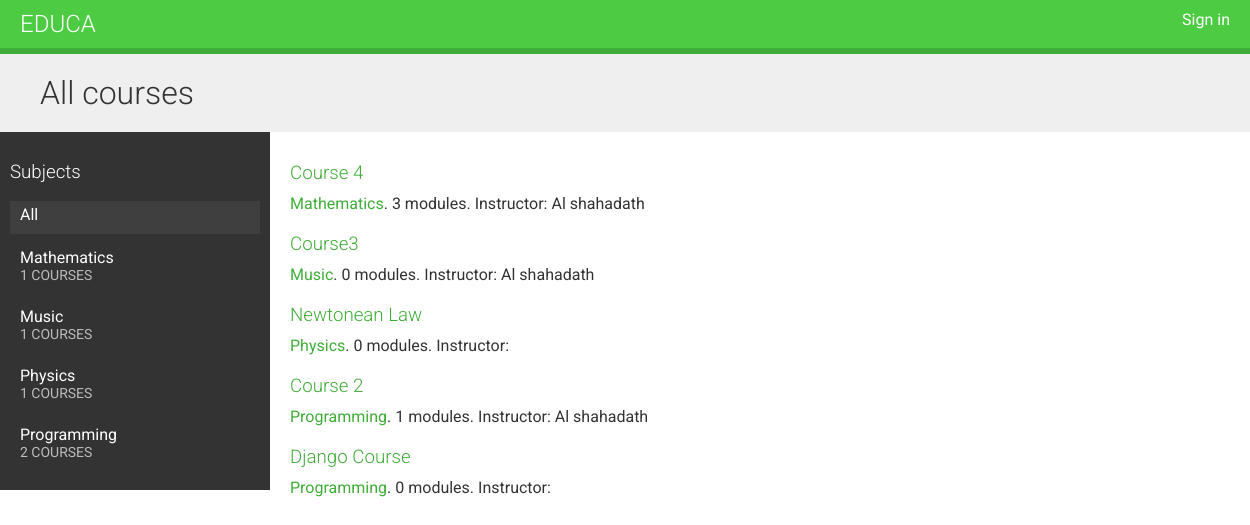
Screenshot of /course/ with the database file from the repository.
### courses/models.py (models this page shows, shortened)
class Subject(models.Model):
	title = models.CharField(max_length=200)
	slug = models.SlugField(max_length=200, unique=True)
	class Meta:
		ordering = ['title']
	def __str__(self):
		return self.title

class Course(models.Model):
	students = models.ManyToManyField(User,
									related_name='courses_joined',
									blank=True)
	owner = models.ForeignKey(User,
							related_name='courses_created',
							on_delete=models.CASCADE)
	subject = models.ForeignKey(Subject,
								related_name='courses',
								on_delete=models.CASCADE)
	title = models.CharField(max_length=200)
	slug = models.SlugField(max_length=200, unique=True)
	overview = models.TextField()
	created = models.DateTimeField(auto_now_add=True)
	class Meta:
		ordering = ['-created']

### courses/views.py (the view)
# urls.py: path('', CourseListView.as_view(), name='course_list'),
class CourseListView(TemplateResponseMixin, View):
	model = Course
	template_name = 'courses/course/list.html'
	def get(self, request, subject=None):
		subjects = Subject.objects.annotate(total_courses=Count('courses'))
		courses = Course.objects.annotate(total_modules=Count('modules'))
		if subject:
			subject = get_object_or_404(Subject, slug=subject)
			courses = courses.filter(subject=subject)
		return self.render_to_response({'subjects': subjects,
										'subject': subject,
										'courses': courses})

### courses/templates/courses/course/list.html (shortened to what this page needs)
{% extends "base.html" %}
{% block content %}
  <h1>
    {% if subject %}
      {{ subject.title }} courses
    {% else %}
      All courses
    {% endif %}
  </h1>
  <div class="contents">
    <h3>Subjects</h3>
    <ul id="modules">
      <li {% if not subject %}class="selected"{% endif %}>
        <a href="{% url 'course_list' %}">All</a>
      </li>
      {% for s in subjects %}
        <li {% if subject == s %}class="selected"{% endif %}>
          <a href="{% url 'course_list_subject' s.slug %}">
            {{ s.title }}
            <br><span>{{ s.total_courses }} courses</span>
          </a>
        </li>
      {% endfor %}
    </ul>
  </div>
  <div class="module">
    {% for course in courses %}
      {% with subject=course.subject %}
        <h3>
          <a href="{% url 'course_detail' course.slug %}">
            {{ course.title }}
          </a>
        </h3>
        <p>
          <a href="{% url 'course_list_subject' subject.slug %}">{{ subject }}</a>.
            {{ course.total_modules }} modules.
            Instructor: {{ course.owner.get_full_name }}
        </p>
      {% endwith %}
    {% endfor %}
  </div>
{% endblock %}

### courses/templates/base.html (shortened to what this page needs)
{% load static %}
<html>
<head>
  <link href="{% static 'css/base.css' %}" rel="stylesheet">
</head>
<body>
  <div id="header">
    <a href="/" class="logo">Educa</a>
    <ul class="menu">
      {% if request.user.is_authenticated %}
        <li><a href="{% url 'logout' %}">Sign out</a></li>
      {% else %}
        <li><a href="{% url 'login' %}">Sign in</a></li>
      {% endif %}
    </ul>
  </div>
  <div id="content">
    {% block content %}
    {% endblock %}
  </div>
</body>
</html>

### courses/static/css/base.css (style rules this page uses)
body { margin:0; font-family:'Roboto', sans-serif; font-weight:400; color:#333; }
a { color:#3fad37; text-decoration:none; }
ul { float:left; }
h1, h2, h3, h4, h5, h6 { font-family:'Roboto', sans-serif; font-weight:300; }
h1 { background:#efefef; width:100%; overflow:auto; padding:20px 0 20px 40px; margin:0; }
.module { padding:10px 20px; float:left; width:600px; }
.module h3 { margin:20px 0 0; padding:0; width:100%; }
.module p { margin:10px 0 20px; width:100%; float:left; }
#header { background:#4dcc43; overflow:auto; padding:10px 20px; border-bottom:6px solid #3fad37; }
#header .logo { text-decoration:none; font-family:'Roboto', sans-serif; font-weight:300; text-transform:uppercase; font-size:24px; color:#fff; float:left; }
#header a { color:#fff; }
#header .menu { list-style:none; float:right; margin:0; padding:0; }
.contents { width:20%; padding:10px; float:left; background:#333; color: #fff; font-family:'Roboto', sans-serif; }
.contents ul { list-style:none; margin:0; padding:0; width:100%; }
.contents ul li { margin:0 0 10px 0; padding:4px 10px 10px; overflow:auto; cursor:move; }
.contents ul li.selected { background:#3f3f3f; }
.contents ul span { text-transform:uppercase; color:#bbb; font-size:14px; }
.contents ul a { display:block; color:#fff; text-decoration:none; }

### rows the page displays
Subject: title "Mathematics", total_courses "1"
Subject: title "Music", total_courses "1"
Subject: title "Physics", total_courses "1"
Subject: title "Programming", total_courses "2"
Course: title "Course 4", subject "Mathematics", total_modules "3", owner.get_full_name "Al shahadath"
Course: title "Course3", subject "Music", total_modules "0", owner.get_full_name "Al shahadath"
Course: title "Newtonean Law", subject "Physics", total_modules "0"
Course: title "Course 2", subject "Programming", total_modules "1", owner.get_full_name "Al shahadath"
Course: title "Django Course", subject "Programming", total_modules "0"
